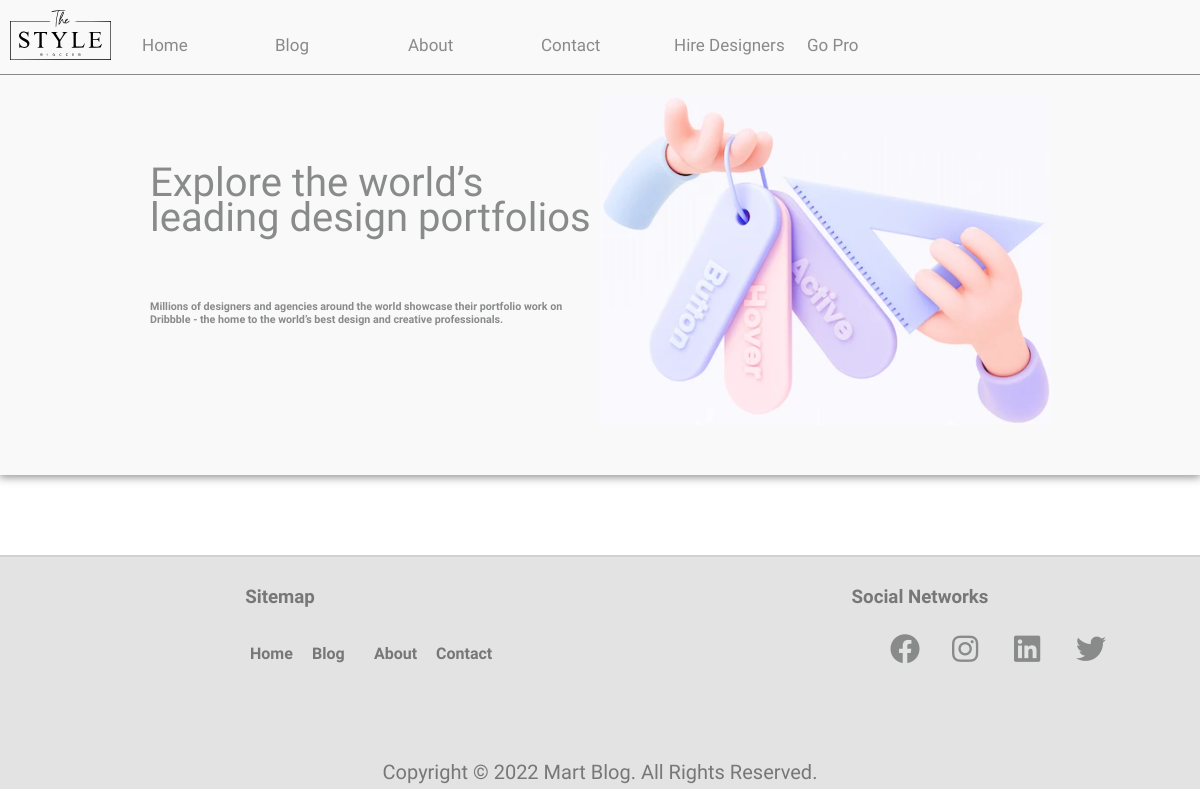
Before: / with the older database file.
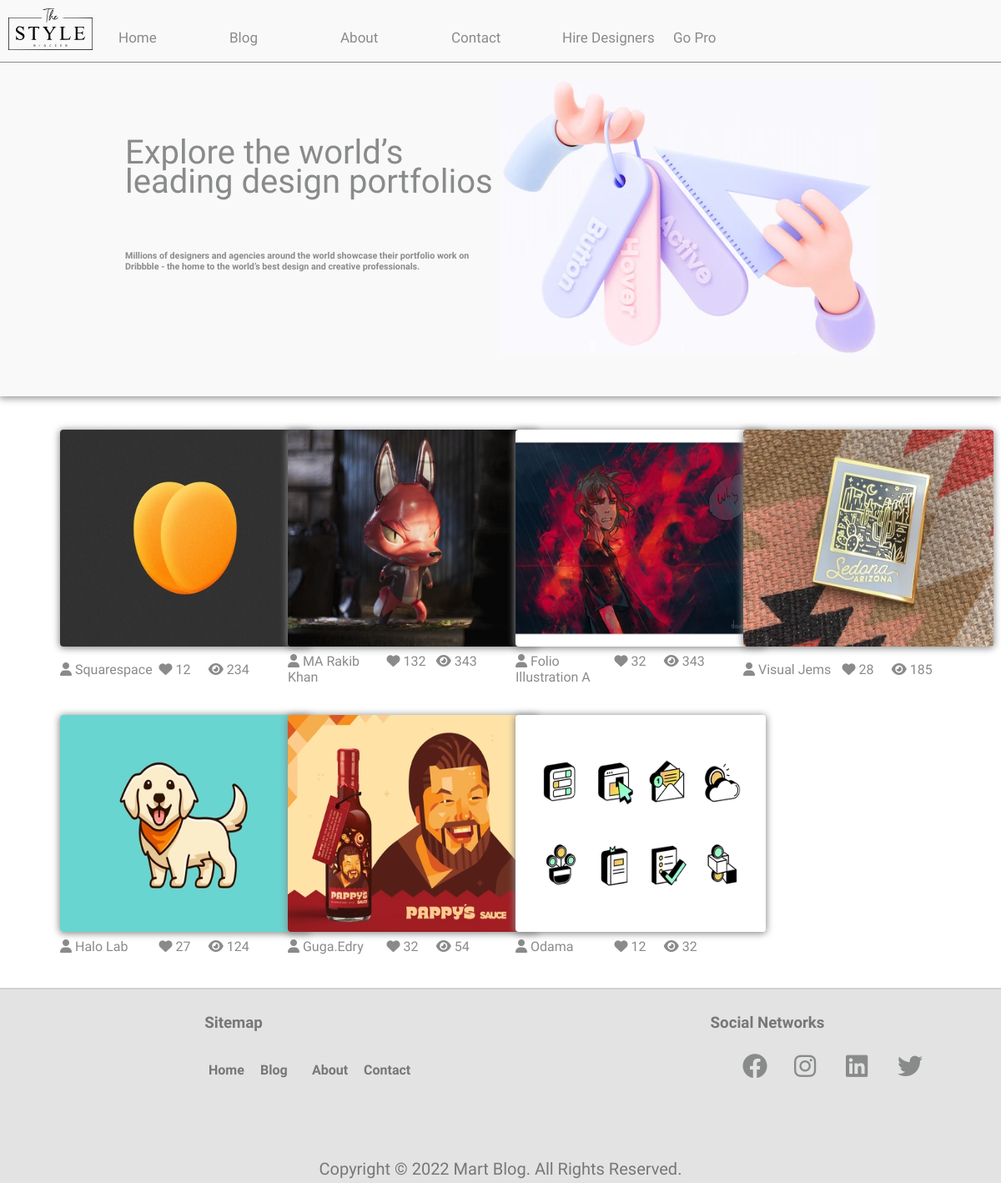
After: the same page with the newer database file.
### blog/models.py (models this page shows, shortened)
class Cards(models.Model):
    class Meta:
        verbose_name = "Card"
        verbose_name_plural = "Cards"
    image = models.ImageField(upload_to='images/blog/%Y/%m/%d')
    name = models.CharField(max_length=20)
    like = models.IntegerField()
    view = models.IntegerField()
    is_published = models.BooleanField(default=False)
    created_at = models.DateField(auto_now_add=True)

### blog/views.py (the view)
# urls.py: path('', index),
def index(request):
    cards = Cards.objects.filter(is_published=True).order_by('created_at')[::-1]
    return render(request, 'blog/index.html', {"cards": cards})

### blog/templates/blog/index.html (shortened to what this page needs)
<!doctype html>
<html lang="en">
<head>
    <link rel="stylesheet" href="https://cdnjs.cloudflare.com/ajax/libs/font-awesome/6.1.1/css/all.min.css">
    <link rel="stylesheet" href="/media/style.css">
</head>
<body>
    <header class="blog_header">
        <div class="blog_logo">
            <a href="/">
                <img src="/media/design_photos/logo.svg" alt="logo">
            </a>
        </div>
        <nav class="blog_nav">
            <ul class="blog_menu">
                <li><a href="/home">Home</a></li>
                <li><a href="#">Blog</a></li>
                <li><a href="/about/">About</a></li>
                <li><a href="/contact/">Contact</a></li>
                <li><a href="#">Hire Designers</a></li>
                <li><a href="#">Go Pro</a></li>
            </ul>
        </nav>
        <div class="banner">
            <p class="banner_first_line">Explore the world’s </br>
            leading design portfolios</p>
            <h6>Millions of designers and agencies around the world showcase their portfolio work on </br>Dribbble - the home to the world’s best design and creative professionals.</h6>
            <a><img src="/media/design_photos/banner.webp"></a>
        </div>
    </header>
    <section class="section">
    {% for card in cards %}
        <div class="card">
                <div class="div_card_image">
                    <a href="/post/{{card.pk}}"> <img class="img_card_image" src="/media/{{card.image}}"></a>
                </div>
            <div class="user_info">
                <a>
                    <i class="fa-solid fa-user"></i>
                    <span class="name"> {{card.name}}</span>
                </a>
            </div>
            <div class="count">
                <div>
                    <i class="fa-solid fa-heart"></i>
                    <span>{{card.like}}</span>
                </div>
                <div>
                    <i class="fa-solid fa-eye"></i>
                    <span>{{card.view}}</span>
                </div>
            </div>
        </div>
    {% endfor %}
    </section>
    <footer class="footer">
        <div class="container_footer">
            <div class="footer_links">
                <h3>Sitemap</h3>
                <ul>
                    <li><a href="/">Home</a></li>
                    <li><a href="/blog/">Blog</a></li>
                    <li><a href="/about/">About</a></li>
                    <li><a href="/contact/">Contact</a></li>
                </ul>
            </div>
            <div class="footer_social">
                <h3>Social Networks</h3>
                <ul>
                    <li><a href=""><i class="fa-brands fa-facebook"></i></a></li>
                     <li><a href=""><i class="fa-brands fa-instagram"></i></a></li>
                     <li><a href=""><i class="fa-brands fa-linkedin"></i></a></li>
                     <li><a href=""><i class="fa-brands fa-twitter"></i></a></li>
                </ul>
            </div>
            <div class="copyright">
                <span> Copyright &copy; 2022 Mart Blog. All Rights Reserved. </span>
            </div>
        </div>
    </footer>
</body>
</html>

### media/style.css (style rules this page uses)
html, body { padding: 0; margin: 0; font-family: 'Josefin Sans', sans-serif; background-color: #ffffff; }
.blog_logo { margin-left: 30px; margin-top: 0; grid-area: logo; }
.blog_header a { text-decoration: none; color: #898B8A; transition: 0.5s all; }
.blog_logo img { height: 50px; margin: 10px -20px; }
.blog_nav { padding-top: 35px; padding-right: 280px; font-weight: 400; font-size: 17px; grid-area: menu; }
.banner p { grid-area: large-text }
.banner h6 { grid-area: small-text }
.banner a { grid-area: banner-image }
.banner { grid-area: banner; width: 100%; height: 400px; border-top: 1px solid #898B8A; display: grid; grid-template-columns: 1fr 1fr ; grid-template-rows: auto; grid-template-areas: "large-text banner-image" "small-text banner-image"; }
.blog_nav ul { list-style: none; color: #898B8A; padding: 0; margin: 0; }
.blog_menu { display: grid; grid-template-columns: repeat(6, 1fr); gap: 20px; }
.blog_menu li { width: 113px; }
.blog_header { background-color: #F9F9F9; display: grid; grid-template-columns: 1fr 1fr ; grid-template-rows: auto; grid-template-areas: "logo menu" "banner banner"; box-shadow: 0px 1px 9px 1px #898B8A; }
.banner p { font-size: 40px; font-weight: 500; margin-left: 150px; margin-top: 90px; color: #898B8A; line-height: 35px; }
.banner img { height: 330px; margin-top: 20px; }
.banner h6 { margin-left: 150px; color: #898B8A; margin-bottom: 155px; }
.section { display: grid; grid-template-columns: repeat(4, 1fr); grid-gap: 36px; padding-right: 72px; padding-left: 72px; margin: 40px 0px; }
.div_card_image { grid-area: card_image; }
.user_info { grid-area: info; margin-top: 4px; color: #898B8A; }
.count { grid-area: count; display: grid; grid-template-columns: 1fr 1fr; margin-top: 4px; color: #898B8A; }
.card { display: grid; grid-template-columns: 1fr 1fr ; grid-template-rows: auto; grid-template-areas: "card_image card_image" "info count"; }
.img_card_image { height: 304px; width: 395px; border-radius: 4px; box-shadow: 0px 1px 9px 1px #898B8A;; }
.footer_links { grid-area: links; display: grid; }
.footer_social { grid-area: social_media; }
.copyright { grid-area: copyright; }
.footer { background: #e3e3e3; padding: 10px 0 0 0 ; border-top: 2px solid #d1d1d1; color: #898B8A; }
.container_footer { color: #777777; display: grid; grid-template-columns: 1fr 1fr ; grid-template-rows: auto; grid-template-areas: "links social_media" "copyright copyright"; gap: 80px; }
.footer_links ul , .footer_social ul { list-style: none; padding: 0; margin-left: 250px; display: grid; grid-template-columns: repeat(4, 0.2fr); }
.footer_links ul a { transition: 0.3s all; text-decoration: none; color: #777777; font-weight: 700; }
.footer_links h3, .footer_social h3 { text-align: center; }
.footer_social i { font-size: 30px; margin-top: 8px; transition: 0.3s all; color: #898B8A; }
.copyright { text-align: center; font-size: 20px; padding-bottom: 5px; }
@media only screen and (max-width: 1808px) { .img_card_image { height: 260px; width: 300px; } }
@media only screen and (max-width: 1440px) { .img_card_image { height: 260px; width: 300px; } }

Changed rows visible on the page:
added Cards: image (picture), name "Squarespace", like "12", view "234"
added Cards: image (picture), name "MA Rakib Khan", like "132", view "343"
added Cards: image (picture), name "Folio Illustration A", like "32", view "343"
now on this page (row edited): Cards: image (picture), name "Visual Jems", like "28", view "185"
now on this page (row edited): Cards: image (picture), name "Halo Lab", like "27", view "124"
now on this page (row edited): Cards: image (picture), name "Guga.Edry", like "32", view "54"
now on this page (row edited): Cards: image (picture), name "Odama", like "12", view "32"
